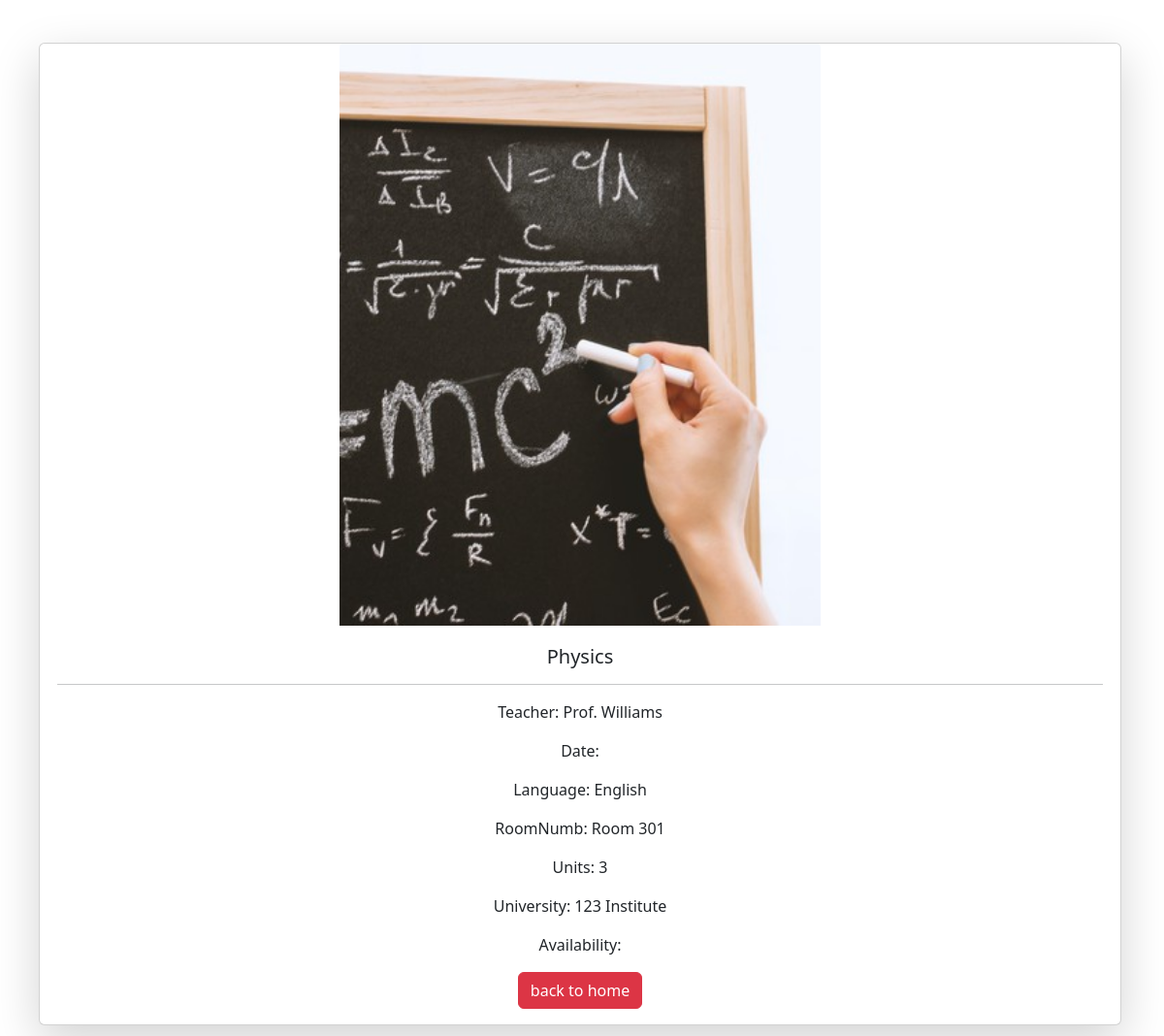
/details4all.php?id=3, run on an earlier commit of the app's database.
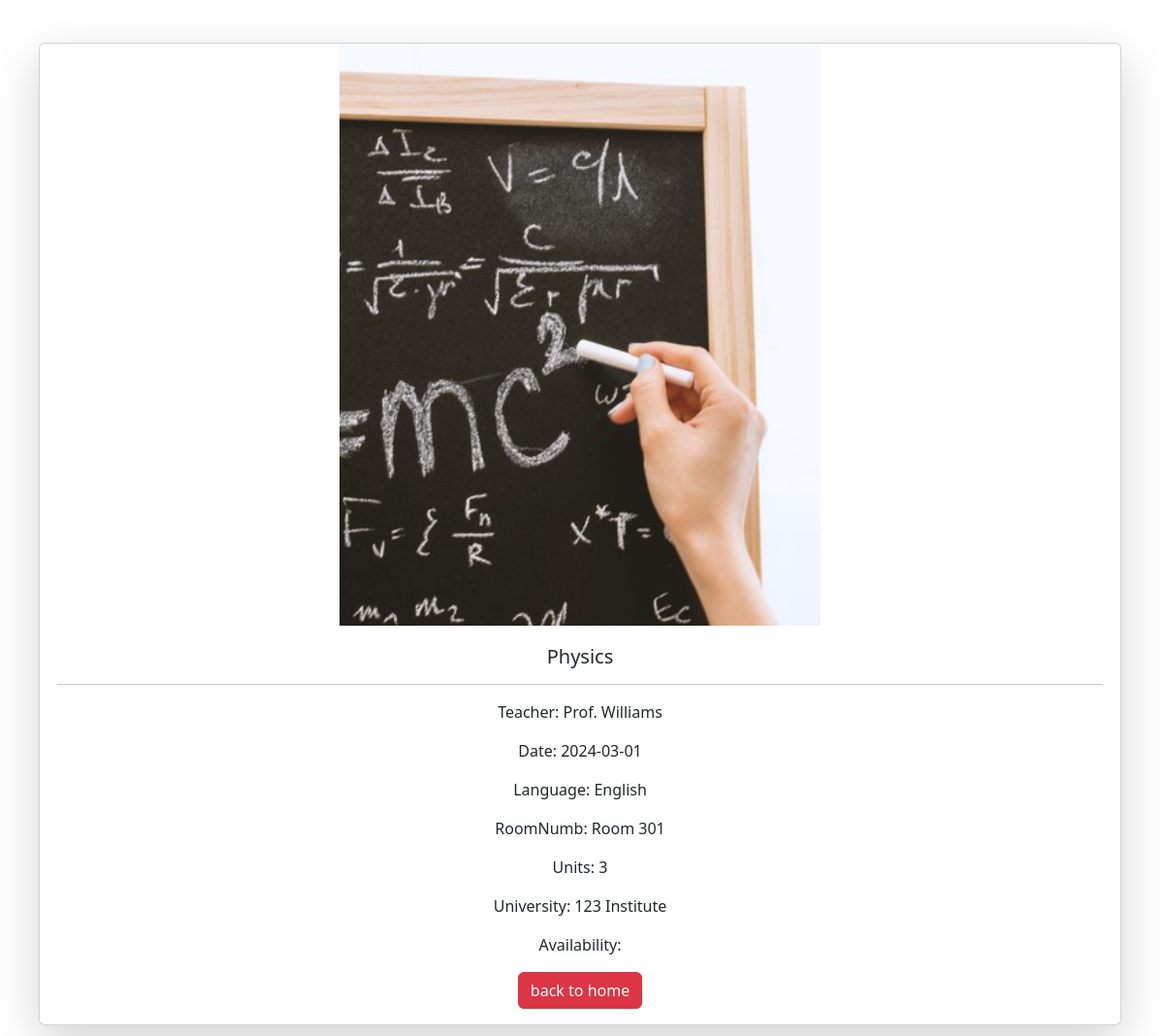
And on a later commit of the database.
### tables this page shows
CREATE TABLE `courses` (
  `id` int(11) NOT NULL,
  `subject` varchar(50) DEFAULT NULL,
  `university` varchar(50) DEFAULT NULL,
  `roomNumb` varchar(50) DEFAULT NULL,
  `date` date DEFAULT NULL,
  `end_date` date DEFAULT NULL,
  `teacher` varchar(100) DEFAULT NULL,
  `email` varchar(100) NOT NULL,
  `picture` varchar(255) DEFAULT NULL,
  `language` varchar(50) DEFAULT NULL,
  `duration` varchar(50) DEFAULT NULL,
  `units` varchar(100) DEFAULT NULL,
  `availability` enum('avaiable','not avaiable') DEFAULT NULL,
  `name` varchar(50) DEFAULT NULL
);

### details4all.php (the view, shortened to what this page needs)
<?php
require "db_connection.php";
if($_GET["id"]) {
    $id = $_GET["id"];
    $sql= "SELECT * FROM courses WHERE id = {$id}";
    $result = mysqli_query($connection, $sql);
    $rows = mysqli_fetch_all($result, MYSQLI_ASSOC);
    if(mysqli_num_rows($result) == 1) {
        $data = mysqli_fetch_assoc($result);}}
foreach($rows as $row) {
$layout = '<div class=" mb-5 col col-12 d-flex align-items-stretch">
<div class="row g-1 container-fluid card shadow-lg bg-card-color">
<img style="width:500px; height:600px; object-fit: cover; margin:auto" src=../Images/'.$row["picture"].' class="card-img-top" alt="...">
<div class="card-body">
  <h5 class="card-title">'.$row["subject"].'</h5>
  <hr>
  <p class="card-text">Teacher: '.$row["teacher"].'</p>
  <p class="card-text">Date: '.$row["date"].'</p>
  <p class="card-text">Language: '.$row["language"].'</p>
  <p class="card-text">RoomNumb: '.$row["roomNumb"].'</p>
  <p class="card-text">Units: '.$row["units"].'</p>
  <p class="card-text">University: '.$row["university"].'</p>
  <p class="card-text">Availability: '.$row["availability"].'</p>
  <div class="btnAlign">
  </form>
  <a class="btn btn-danger" href="index.php">back to home</a></div>
</div>
</div>
</div>
';
}
?>
<!DOCTYPE html>
<html lang="en">
<head>
    <link href="https://cdn.jsdelivr.net/npm/bootstrap@5.3.3/dist/css/bootstrap.min.css" rel="stylesheet">
</head>
<body>
    <br><br>
    <div class="container" >
        <?= $layout ?>
    </div>
</body>
</html>

### details4all.php (style rules this page uses)
.card-text, .card-title { text-align: center; }
.btnAlign { display: flex; justify-content: space-around; }

What changed in the data, as far as the page shows it:
changed courses "Physics": date (not shown) → "2024-03-01"
